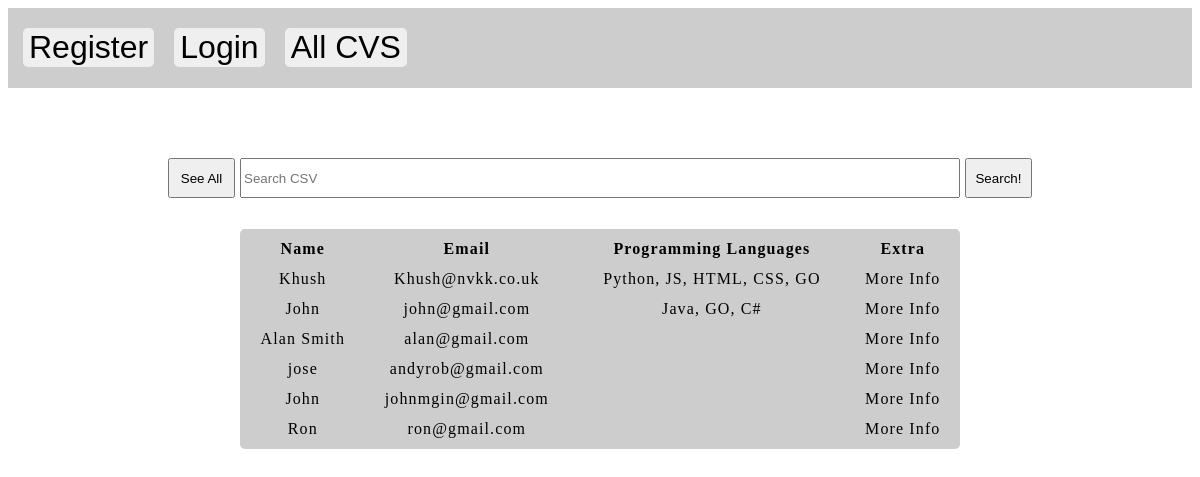
The app's page /home.php with its own data.
### tables this page shows
CREATE TABLE `cvs` (
  `id` bigint(20) UNSIGNED NOT NULL,
  `name` varchar(100) NOT NULL,
  `email` varchar(100) NOT NULL,
  `password` varchar(255) NOT NULL,
  `keyprogramming` varchar(255) DEFAULT NULL,
  `profile` varchar(500) DEFAULT NULL,
  `education` varchar(500) DEFAULT NULL,
  `URLlinks` varchar(500) DEFAULT NULL
);

### home.php (the view, shortened to what this page needs)
<?php
    $logout = "'https://210081093.cs2410-web01pvm.aston.ac.uk/cvs/logout.php'";
    $login = "'https://210081093.cs2410-web01pvm.aston.ac.uk/cvs/login.php'";
    $error = 'Please enter a search parameter';
    include('connection.php');
        $sth = $db->prepare("SELECT ALL id,name,email,keyprogramming FROM cvs");
        $sth->execute();
        $results = $sth->fetchAll(PDO::FETCH_ASSOC);
    ?>
<html>
    <div class="nav">
    <input type="button" value="Register" class="logout" onclick="window.location = 'https://210081093.cs2410-web01pvm.aston.ac.uk/cvs/register.php'">
    <?php
        if (isset($_SESSION['user'])) {
            echo '<input type="button" value="Logout" class="logout" onclick="window.location = '.$logout.'">';
        }else{
            echo '<input type="button" value="Login" class="logout" onclick="window.location = '.$login.'">';
        }
    ?>
        <input type="button" value="All CVS" class="logout" onclick="window.location = 'https://210081093.cs2410-web01pvm.aston.ac.uk/cvs/home.php'">
    </div>
    <div class="search">
        <form method = "post" action="https://210081093.cs2410-web01pvm.aston.ac.uk/cvs/home.php">
            <input type="button" value="See All" name='search' class="searchbutton" onclick="window.location = 'https://210081093.cs2410-web01pvm.aston.ac.uk/cvs/home.php'">
            <?php
            if ($_SERVER['REQUEST_METHOD'] === 'POST'){
                if (!empty(trim($_POST['searchkey'])) || $_POST['searchkey'] == ""){
                    echo '<input type="text" placeholder="'.$error.'" name="searchkey" class="searchbox" value="">';
                }
                else{
                    echo '<input type="text" placeholder="Search CSV" name="searchkey" class="searchbox" value="">';
            }}else{
                echo '<input type="text" placeholder="Search CSV" name="searchkey" class="searchbox" value="">';
            }
        ?>
            <input type="submit" value="Search!" name='search' class="searchbutton">
        </form>
    </div>
    <div class="container">
        <table>
            <tr>
                <th>Name</th>
                <th>Email</th>
                <th>Programming Languages</th>
                <th>Extra</th>
            </tr>
            <?php
                if ($_SERVER['REQUEST_METHOD'] === 'POST'){
                    if (!empty(trim($_POST['searchkey']))){
                        $searchkey = $_POST['searchkey'];
                        $sth = $db->prepare("SELECT ALL name,email,keyprogramming,profile,education,URLlinks,id FROM cvs WHERE 1");
                        $sth->execute();
                        $results = $sth->fetchAll(PDO::FETCH_ASSOC);
                        foreach ($results as $result) {
                            if (strpos(strtolower($result["name"]), strtolower($searchkey)) !== false || strpos(strtolower($result["keyprogramming"]), strtolower($searchkey)) !== false || strpos(strtolower($result["email"]), strtolower($searchkey)) !== false){
                                echo' <tr>
                                <td>'.$result["name"].'</td>
                                <td>'.$result["email"].'</td>
                                <td>'.$result["keyprogramming"].'</td>
                                <td  onclick=getInfo("'.$result["id"].'") style="cursor: pointer">More Info</td>
                            </tr>';
                            }
                        }
                    }
                    else{
                        $error = 'Please enter a search parameter';
                }
                }else{
                    foreach ($results as $result) {
                        echo' <tr>
                            <td>'.$result["name"].'</td>
                            <td>'.$result["email"].'</td>
                            <td>'.$result["keyprogramming"].'</td>
                            <td  onclick=getInfo("'.$result["id"].'") style="cursor: pointer">More Info</td>
                        </tr>';
                    }
                }
            ?>
        </table>
    </div>
</html>

### home.php (style rules this page uses)
html { font-family: Harabara; scroll-behavior: smooth; letter-spacing:0.07em; width: auto!important; overflow-x: hidden scroll !important; -ms-overflow-style: none; scrollbar-width: none; -webkit-overflow-scrolling: touch; }
input { display: inline-block; }
.nav { background-color:#cdcdcd; width: 100%; height: 80px; }
.searchbox { height: 40px; width: 60vw; margin-bottom: 15px; }
.searchbutton { height: 40px; width: 5em; }
.container { position: relative; }
.search { margin-top: 70px; text-align: center; }
table { width: 60vw; background-color:#cdcdcd; border-radius:5px; margin-left:auto; margin-right:auto; text-align: center; border-spacing: 10px; display:relative; }
.logout { margin-left:15px; margin-top:20px; font-size:2em; border:none !important; border-radius:5px; }

### records on screen
cvs: name "Khush", email "Khush@nvkk.co.uk", keyprogramming "Python, JS, HTML, CSS, GO"
cvs: name "John", email "john@gmail.com", keyprogramming "Java, GO, C#"
cvs: name "Alan Smith", email "alan@gmail.com"
cvs: name "jose", email "andyrob@gmail.com"
cvs: name "John", email "johnmgin@gmail.com"
cvs: name "Ron", email "ron@gmail.com"
